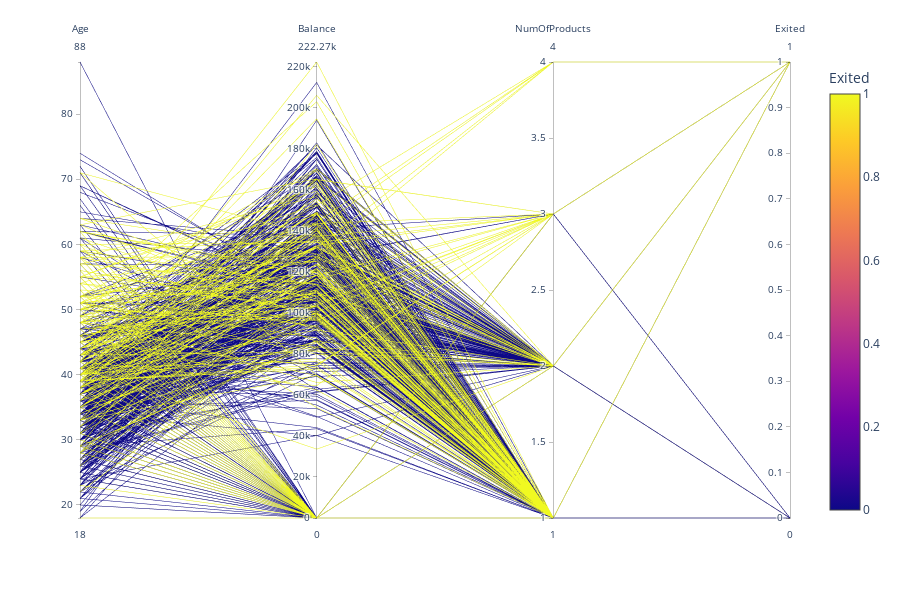

Notebook code cell kept with this figure:
### Code cell
fig = px.parallel_coordinates(df[['Age','Balance','NumOfProducts','Exited']].sample(1000,axis=0),color='Exited')
fig.show()

### Figure 1 — Plotly figure (JSON) as saved in the notebook; plotly's stock layout.template omitted (floating-point values rounded to 4 significant figures; data arrays with more than 128 entries replaced by an {"elided": "..."} marker saying what was removed)
{"data": [{"dimensions": [{"label": "Age", "values": {"elided": "1000 int values"}}, {"label": "Balance", "values": {"elided": "1000 float values"}}, {"label": "NumOfProducts", "values": {"elided": "1000 int values"}}, {"label": "Exited", "values": {"elided": "1000 int values"}}], "domain": {"x": [0, 0.98], "y": [0, 1]}, "line": {"color": {"elided": "1000 int values"}, "coloraxis": "coloraxis"}, "name": "", "type": "parcoords"}], "layout": {"coloraxis": {"colorbar": {"title": {"text": "Exited"}}, "colorscale": [[0, "#0d0887"], [0.1111, "#46039f"], [0.2222, "#7201a8"], [0.3333, "#9c179e"], [0.4444, "#bd3786"], [0.5556, "#d8576b"], [0.6667, "#ed7953"], [0.7778, "#fb9f3a"], [0.8889, "#fdca26"], [1, "#f0f921"]]}, "height": 600, "legend": {"tracegroupgap": 0}, "margin": {"t": 60}}}
